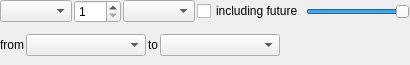
<?xml version="1.0" encoding="UTF-8"?>
<ui version="4.0">
 <author>
SPDX-FileCopyrightText: 2024 S. MANKOWSKI stephane@mankowski.fr
SPDX-FileCopyrightText: 2024 G. DE BURE support@mankowski.fr
SPDX-License-Identifier: GPL-3.0-or-later
 </author>      
 <class>skgperiodedit_base</class>
 <widget class="QWidget" name="skgperiodedit_base">
  <property name="geometry">
   <rect>
    <x>0</x>
    <y>0</y>
    <width>410</width>
    <height>65</height>
   </rect>
  </property>
  <property name="minimumSize">
   <size>
    <width>410</width>
    <height>65</height>
   </size>
  </property>
  <property name="focusPolicy">
   <enum>Qt::TabFocus</enum>
  </property>
  <layout class="QVBoxLayout" name="verticalLayout">
   <property name="spacing">
    <number>2</number>
   </property>
   <property name="leftMargin">
    <number>0</number>
   </property>
   <property name="topMargin">
    <number>0</number>
   </property>
   <property name="rightMargin">
    <number>0</number>
   </property>
   <property name="bottomMargin">
    <number>0</number>
   </property>
   <item>
    <layout class="QHBoxLayout" name="hl7">
     <property name="spacing">
      <number>2</number>
     </property>
     <item>
      <widget class="SKGComboBox" name="kPeriod">
       <property name="sizeAdjustPolicy">
        <enum>QComboBox::AdjustToContents</enum>
       </property>
      </widget>
     </item>
     <item>
      <widget class="QSpinBox" name="kNbIntervals">
       <property name="maximumSize">
        <size>
         <width>50</width>
         <height>16777215</height>
        </size>
       </property>
       <property name="minimum">
        <number>1</number>
       </property>
       <property name="maximum">
        <number>365</number>
       </property>
      </widget>
     </item>
     <item>
      <widget class="SKGComboBox" name="kInterval">
       <property name="sizeAdjustPolicy">
        <enum>QComboBox::AdjustToContents</enum>
       </property>
      </widget>
     </item>
     <item>
      <widget class="QCheckBox" name="kFuture">
       <property name="text">
        <string>including future</string>
       </property>
      </widget>
     </item>
     <item>
      <widget class="QSlider" name="kTimeline">
       <property name="sizePolicy">
        <sizepolicy hsizetype="Expanding" vsizetype="Fixed">
         <horstretch>100</horstretch>
         <verstretch>0</verstretch>
        </sizepolicy>
       </property>
       <property name="minimum">
        <number>1</number>
       </property>
       <property name="maximum">
        <number>12</number>
       </property>
       <property name="pageStep">
        <number>1</number>
       </property>
       <property name="value">
        <number>12</number>
       </property>
       <property name="orientation">
        <enum>Qt::Horizontal</enum>
       </property>
       <property name="invertedAppearance">
        <bool>false</bool>
       </property>
      </widget>
     </item>
     <item>
      <spacer name="kSpacer">
       <property name="orientation">
        <enum>Qt::Horizontal</enum>
       </property>
       <property name="sizeHint" stdset="0">
        <size>
         <width>0</width>
         <height>10</height>
        </size>
       </property>
      </spacer>
     </item>
     <item>
      <spacer name="hs3">
       <property name="orientation">
        <enum>Qt::Horizontal</enum>
       </property>
       <property name="sizeType">
        <enum>QSizePolicy::Preferred</enum>
       </property>
       <property name="sizeHint" stdset="0">
        <size>
         <width>0</width>
         <height>20</height>
        </size>
       </property>
      </spacer>
     </item>
    </layout>
   </item>
   <item>
    <widget class="QWidget" name="kDateSelect" native="true">
     <layout class="QHBoxLayout" name="bl">
      <property name="spacing">
       <number>2</number>
      </property>
      <property name="leftMargin">
       <number>0</number>
      </property>
      <property name="topMargin">
       <number>0</number>
      </property>
      <property name="rightMargin">
       <number>0</number>
      </property>
      <property name="bottomMargin">
       <number>0</number>
      </property>
      <item>
       <widget class="QLabel" name="kDateBeginLabel">
        <property name="enabled">
         <bool>true</bool>
        </property>
        <property name="sizePolicy">
         <sizepolicy hsizetype="Fixed" vsizetype="Preferred">
          <horstretch>0</horstretch>
          <verstretch>0</verstretch>
         </sizepolicy>
        </property>
        <property name="toolTip">
         <string>Begin date</string>
        </property>
        <property name="statusTip">
         <string>Begin date</string>
        </property>
        <property name="text">
         <string>from</string>
        </property>
        <property name="alignment">
         <set>Qt::AlignRight|Qt::AlignTrailing|Qt::AlignVCenter</set>
        </property>
       </widget>
      </item>
      <item>
       <widget class="SKGDateEdit" name="kDateBegin">
        <property name="enabled">
         <bool>true</bool>
        </property>
        <property name="sizePolicy">
         <sizepolicy hsizetype="Fixed" vsizetype="Fixed">
          <horstretch>0</horstretch>
          <verstretch>0</verstretch>
         </sizepolicy>
        </property>
        <property name="minimumSize">
         <size>
          <width>120</width>
          <height>0</height>
         </size>
        </property>
        <property name="toolTip">
         <string>Begin date</string>
        </property>
        <property name="statusTip">
         <string>Begin date</string>
        </property>
       </widget>
      </item>
      <item>
       <widget class="QLabel" name="kDateEndLabel">
        <property name="enabled">
         <bool>true</bool>
        </property>
        <property name="sizePolicy">
         <sizepolicy hsizetype="Fixed" vsizetype="Preferred">
          <horstretch>0</horstretch>
          <verstretch>0</verstretch>
         </sizepolicy>
        </property>
        <property name="toolTip">
         <string>End date</string>
        </property>
        <property name="statusTip">
         <string>End date</string>
        </property>
        <property name="text">
         <string>to</string>
        </property>
       </widget>
      </item>
      <item>
       <widget class="SKGDateEdit" name="kDateEnd">
        <property name="enabled">
         <bool>true</bool>
        </property>
        <property name="sizePolicy">
         <sizepolicy hsizetype="Fixed" vsizetype="Fixed">
          <horstretch>0</horstretch>
          <verstretch>0</verstretch>
         </sizepolicy>
        </property>
        <property name="minimumSize">
         <size>
          <width>120</width>
          <height>0</height>
         </size>
        </property>
        <property name="toolTip">
         <string>End date</string>
        </property>
        <property name="statusTip">
         <string>End date</string>
        </property>
       </widget>
      </item>
      <item>
       <spacer name="hs5">
        <property name="orientation">
         <enum>Qt::Horizontal</enum>
        </property>
        <property name="sizeHint" stdset="0">
         <size>
          <width>127</width>
          <height>21</height>
         </size>
        </property>
       </spacer>
      </item>
     </layout>
    </widget>
   </item>
  </layout>
 </widget>
 <customwidgets>
  <customwidget>
   <class>SKGComboBox</class>
   <extends>QComboBox</extends>
   <header>skgcombobox.h</header>
  </customwidget>
  <customwidget>
   <class>SKGDateEdit</class>
   <extends>QComboBox</extends>
   <header>skgdateedit.h</header>
  </customwidget>
 </customwidgets>
 <tabstops>
  <tabstop>kPeriod</tabstop>
  <tabstop>kNbIntervals</tabstop>
  <tabstop>kInterval</tabstop>
  <tabstop>kFuture</tabstop>
  <tabstop>kTimeline</tabstop>
  <tabstop>kDateBegin</tabstop>
  <tabstop>kDateEnd</tabstop>
 </tabstops>
 <resources/>
 <connections/>
</ui>
